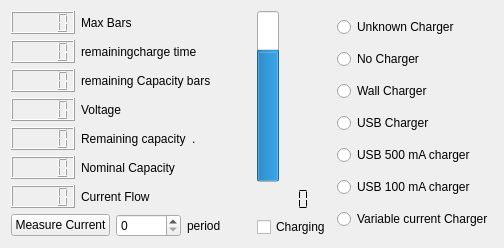
     <widget class="QWidget" name="page_5">
      <layout class="QGridLayout" name="gridLayout_10">
       <item row="0" column="0" rowspan="2">
        <layout class="QVBoxLayout" name="verticalLayout_3">
         <item>
          <layout class="QHBoxLayout" name="horizontalLayout_9">
           <item>
            <widget class="QLCDNumber" name="maxBarslcdNumber"/>
           </item>
           <item>
            <widget class="QLabel" name="label_8">
             <property name="text">
              <string>Max Bars</string>
             </property>
            </widget>
           </item>
           <item>
            <spacer name="horizontalSpacer_2">
             <property name="orientation">
              <enum>Qt::Horizontal</enum>
             </property>
             <property name="sizeHint" stdset="0">
              <size>
               <width>40</width>
               <height>20</height>
              </size>
             </property>
            </spacer>
           </item>
          </layout>
         </item>
         <item>
          <layout class="QHBoxLayout" name="horizontalLayout_6">
           <item>
            <widget class="QLCDNumber" name="chargeTimelcdNumber"/>
           </item>
           <item>
            <widget class="QLabel" name="label_5">
             <property name="text">
              <string>remainingcharge time</string>
             </property>
            </widget>
           </item>
           <item>
            <spacer name="horizontalSpacer_3">
             <property name="orientation">
              <enum>Qt::Horizontal</enum>
             </property>
             <property name="sizeHint" stdset="0">
              <size>
               <width>40</width>
               <height>20</height>
              </size>
             </property>
            </spacer>
           </item>
          </layout>
         </item>
         <item>
          <layout class="QHBoxLayout" name="horizontalLayout_8">
           <item>
            <widget class="QLCDNumber" name="remainingCapBarslcdNumber"/>
           </item>
           <item>
            <widget class="QLabel" name="label_7">
             <property name="text">
              <string>remaining Capacity bars</string>
             </property>
            </widget>
           </item>
           <item>
            <spacer name="horizontalSpacer_4">
             <property name="orientation">
              <enum>Qt::Horizontal</enum>
             </property>
             <property name="sizeHint" stdset="0">
              <size>
               <width>40</width>
               <height>20</height>
              </size>
             </property>
            </spacer>
           </item>
          </layout>
         </item>
         <item>
          <layout class="QHBoxLayout" name="horizontalLayout_5">
           <item>
            <widget class="QLCDNumber" name="voltagelcdNumber"/>
           </item>
           <item>
            <widget class="QLabel" name="label_4">
             <property name="text">
              <string>Voltage</string>
             </property>
            </widget>
           </item>
           <item>
            <spacer name="horizontalSpacer_5">
             <property name="orientation">
              <enum>Qt::Horizontal</enum>
             </property>
             <property name="sizeHint" stdset="0">
              <size>
               <width>40</width>
               <height>20</height>
              </size>
             </property>
            </spacer>
           </item>
          </layout>
         </item>
         <item>
          <layout class="QHBoxLayout" name="horizontalLayout_3">
           <item>
            <widget class="QLCDNumber" name="remainCaplcdNumber"/>
           </item>
           <item>
            <widget class="QLabel" name="label_2">
             <property name="text">
              <string>Remaining capacity</string>
             </property>
            </widget>
           </item>
           <item>
            <widget class="QLabel" name="energyMeasurementUnit">
             <property name="text">
              <string>.</string>
             </property>
            </widget>
           </item>
           <item>
            <spacer name="horizontalSpacer_6">
             <property name="orientation">
              <enum>Qt::Horizontal</enum>
             </property>
             <property name="sizeHint" stdset="0">
              <size>
               <width>40</width>
               <height>20</height>
              </size>
             </property>
            </spacer>
           </item>
          </layout>
         </item>
         <item>
          <layout class="QHBoxLayout" name="horizontalLayout_2">
           <item>
            <widget class="QLCDNumber" name="NominalCaplcdNumber"/>
           </item>
           <item>
            <widget class="QLabel" name="label">
             <property name="text">
              <string>Nominal Capacity</string>
             </property>
            </widget>
           </item>
           <item>
            <spacer name="horizontalSpacer_7">
             <property name="orientation">
              <enum>Qt::Horizontal</enum>
             </property>
             <property name="sizeHint" stdset="0">
              <size>
               <width>40</width>
               <height>20</height>
              </size>
             </property>
            </spacer>
           </item>
          </layout>
         </item>
         <item>
          <layout class="QHBoxLayout" name="horizontalLayout_7">
           <item>
            <widget class="QLCDNumber" name="currentFLowlcdNumber"/>
           </item>
           <item>
            <widget class="QLabel" name="label_6">
             <property name="text">
              <string>Current Flow</string>
             </property>
            </widget>
           </item>
           <item>
            <spacer name="horizontalSpacer_8">
             <property name="orientation">
              <enum>Qt::Horizontal</enum>
             </property>
             <property name="sizeHint" stdset="0">
              <size>
               <width>40</width>
               <height>20</height>
              </size>
             </property>
            </spacer>
           </item>
          </layout>
         </item>
         <item>
          <layout class="QHBoxLayout" name="horizontalLayout_4">
           <item>
            <widget class="QPushButton" name="startMeasurementPushButton">
             <property name="text">
              <string>Measure Current</string>
             </property>
            </widget>
           </item>
           <item>
            <widget class="QSpinBox" name="currentMeasurementSpinBox"/>
           </item>
           <item>
            <widget class="QLabel" name="label_3">
             <property name="text">
              <string>period</string>
             </property>
            </widget>
           </item>
          </layout>
         </item>
        </layout>
       </item>
       <item row="0" column="1">
        <layout class="QVBoxLayout" name="verticalLayout_2">
         <item>
          <widget class="QProgressBar" name="batteryLevelBar">
           <property name="sizePolicy">
            <sizepolicy hsizetype="Fixed" vsizetype="MinimumExpanding">
             <horstretch>0</horstretch>
             <verstretch>0</verstretch>
            </sizepolicy>
           </property>
           <property name="maximum">
            <number>100</number>
           </property>
           <property name="value">
            <number>75</number>
           </property>
           <property name="orientation">
            <enum>Qt::Vertical</enum>
           </property>
          </widget>
         </item>
         <item>
          <widget class="QLCDNumber" name="lcdNumber">
           <property name="frameShape">
            <enum>QFrame::NoFrame</enum>
           </property>
           <property name="frameShadow">
            <enum>QFrame::Plain</enum>
           </property>
           <property name="numDigits">
            <number>3</number>
           </property>
           <property name="segmentStyle">
            <enum>QLCDNumber::Flat</enum>
           </property>
          </widget>
         </item>
        </layout>
       </item>
       <item row="0" column="2" rowspan="2">
        <layout class="QVBoxLayout" name="verticalLayout">
         <item>
          <widget class="QRadioButton" name="radioButton">
           <property name="sizePolicy">
            <sizepolicy hsizetype="Expanding" vsizetype="Fixed">
             <horstretch>0</horstretch>
             <verstretch>0</verstretch>
            </sizepolicy>
           </property>
           <property name="mouseTracking">
            <bool>false</bool>
           </property>
           <property name="focusPolicy">
            <enum>Qt::NoFocus</enum>
           </property>
           <property name="text">
            <string>Unknown Charger</string>
           </property>
          </widget>
         </item>
         <item>
          <widget class="QRadioButton" name="radioButton_2">
           <property name="sizePolicy">
            <sizepolicy hsizetype="Expanding" vsizetype="Fixed">
             <horstretch>0</horstretch>
             <verstretch>0</verstretch>
            </sizepolicy>
           </property>
           <property name="mouseTracking">
            <bool>false</bool>
           </property>
           <property name="focusPolicy">
            <enum>Qt::NoFocus</enum>
           </property>
           <property name="text">
            <string>No Charger</string>
           </property>
          </widget>
         </item>
         <item>
          <widget class="QRadioButton" name="radioButton_3">
           <property name="sizePolicy">
            <sizepolicy hsizetype="Expanding" vsizetype="Fixed">
             <horstretch>0</horstretch>
             <verstretch>0</verstretch>
            </sizepolicy>
           </property>
           <property name="mouseTracking">
            <bool>false</bool>
           </property>
           <property name="focusPolicy">
            <enum>Qt::NoFocus</enum>
           </property>
           <property name="text">
            <string>Wall Charger</string>
           </property>
          </widget>
         </item>
         <item>
          <widget class="QRadioButton" name="radioButton_4">
           <property name="sizePolicy">
            <sizepolicy hsizetype="Expanding" vsizetype="Fixed">
             <horstretch>0</horstretch>
             <verstretch>0</verstretch>
            </sizepolicy>
           </property>
           <property name="mouseTracking">
            <bool>false</bool>
           </property>
           <property name="focusPolicy">
            <enum>Qt::NoFocus</enum>
           </property>
           <property name="text">
            <string>USB Charger</string>
           </property>
          </widget>
         </item>
         <item>
          <widget class="QRadioButton" name="radioButton_5">
           <property name="text">
            <string>USB 500 mA charger</string>
           </property>
          </widget>
         </item>
         <item>
          <widget class="QRadioButton" name="radioButton_6">
           <property name="text">
            <string>USB 100 mA charger</string>
           </property>
          </widget>
         </item>
         <item>
          <widget class="QRadioButton" name="radioButton_7">
           <property name="text">
            <string>Variable current Charger</string>
           </property>
          </widget>
         </item>
        </layout>
       </item>
       <item row="1" column="1">
        <widget class="QCheckBox" name="chargingCheckBox">
         <property name="text">
          <string>Charging</string>
         </property>
        </widget>
       </item>
      </layout>
     </widget>
